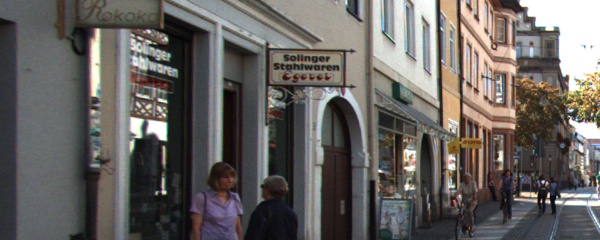
#> input picture hw4/A.png, 600 x 240 px
$ python SIFT.py
#> lines starting #> are read from the running program, lines starting #| are printed output that depends on the picture
# -*- coding: utf-8 -*-
"""
Created on Thu May 26 17:27:52 2022
Microsoft Windows10 家庭中文版
版本20H2(操作系统内部版本19042.1586)
处理器 lntel(R) Core(TM) i5-8300H CPU @ 2.30GHz2.30 GHz
机带RAM 8.00 GB (7.80 GB可用)
GPU0 lntel(R) UHD Graphics 630
GPU1 NVIDIA GeForce GTX 1050 Ti
应用环境：python3.6+opencv3.4.1
调用cv2.xfeatures2d.SIFT进行特征点检测、特征匹配
使用RANSAC方法滤去离群点，生成新的特征点对列表，再进行特征匹配与原始效果对比
借助cv2.findHomography计算由图B到图A的单应性矩阵求解
最终，借助cv2.warpPerspective函数实现将图B变换至图A坐标系下
并根据图片特征，以进行线性加权的方式进行融合，消除明显拼接边，裁剪掉黑色无用部分，得到理想效果
@author: 10554
"""

import cv2
import numpy as np
import random
import math


def compute_fundamental(x1, x2):
    #判定x1,x2是否大小匹配
    n = x1.shape[1]
    if x2.shape[1] != n:
        raise ValueError("Number of points don't match.")
    # 建立方程矩阵
    A = np.zeros((n, 9))
    for i in range(n):
        A[i] = [x1[0, i] * x2[0, i], x1[0, i] * x2[1, i], x1[0, i] * x2[2, i],
                x1[1, i] * x2[0, i], x1[1, i] * x2[1, i], x1[1, i] * x2[2, i],
                x1[2, i] * x2[0, i], x1[2, i] * x2[1, i], x1[2, i] * x2[2, i]]
    # 计算线性最小二乘解
    U, S, V = np.linalg.svd(A)
    F = V[-1].reshape(3, 3)
    #将最后一个奇异值置零，使秩为2
    U, S, V = np.linalg.svd(F)
    S[2] = 0
    F = np.dot(U, np.dot(np.diag(S), V))

    return F / F[2, 2]


def compute_fundamental_normalized(x1, x2):
    """从对应点计算基本矩阵
   （x1，x2 3*n阵列）使用归一化8点算法。"""

    n = x1.shape[1]
    if x2.shape[1] != n:
        raise ValueError("Number of points don't match.")
    # 规格化图像坐标
    x1 = x1 / x1[2]
    mean_1 = np.mean(x1[:2], axis=1)
    S1 = np.sqrt(2) / np.std(x1[:2])#计算点到直线的距离与点组到直线的标准差的比值
    T1 = np.array([[S1, 0, -S1 * mean_1[0]], [0, S1, -S1 * mean_1[1]], [0, 0, 1]])
    x1 = np.dot(T1, x1)#计算矩阵乘积
    x2 = x2 / x2[2]
    mean_2 = np.mean(x2[:2], axis=1)
    S2 = np.sqrt(2) / np.std(x2[:2])#计算点到直线的距离与点组到直线的标准差的比值
    T2 = np.array([[S2, 0, -S2 * mean_2[0]], [0, S2, -S2 * mean_2[1]], [0, 0, 1]])
    x2 = np.dot(T2, x2)#计算矩阵乘积
    # 用归一化坐标计算F
    F = compute_fundamental(x1, x2)
    #反向规范化
    F = np.dot(T1.T, np.dot(F, T2))
    return F / F[2, 2]


def randSeed(good, num=8):
    '''
    参数 good为初始的匹配点对
    参数 num为选择随机选取的点对数量
    函数返回 8个点对的列表
    '''
    eight_point = random.sample(good, num)
    #在点对good中选取随机的8点
    return eight_point
def PointCoordinates(eight_points, keypoints1, keypoints2):
    '''
    参数eight_points为随机八点
    参数 keypoints1为图A的对应点坐标
    参数 keypoints2为图A的对应点坐标
    函数返回8个点
    '''
    x1 = []
    x2 = []
    tuple_dim = (1.,)
    for i in eight_points:
        tuple_x1 = keypoints1[i[0].queryIdx].pt + tuple_dim#queryIdx特征点序列是图片A中的
        tuple_x2 = keypoints2[i[0].trainIdx].pt + tuple_dim#trainIdx特征点序列是图片B中的
        x1.append(tuple_x1)
        x2.append(tuple_x2)                               #将处理后的特征点加入新列表

    return np.array(x1, dtype=float), np.array(x2, dtype=float)


def ransac(good, keypoints1, keypoints2, confidence, iter_num):
    Max_num = 0
    #初始化匹配点数量
    good_F = np.zeros([3, 3])
    #初始化矩阵
    inlier_points = []
    #初始化点对矩阵
    for i in range(iter_num):

        eight_points = randSeed(good)#取随机八点
        x1, x2 = PointCoordinates(eight_points, keypoints1, keypoints2)#得到对应的点坐标
        F = compute_fundamental_normalized(x1.T, x2.T)#将点转置后进行归一化处理
        num, ransac_good = inlier(F, good, keypoints1, keypoints2, confidence)

        if num > Max_num:                          #若最终筛选后点云数量大于设定的最大值，则以筛选后的数量为准
            Max_num = num                          #将处理后的数据、列表整合为输出结果
            good_F = F
            inlier_points = ransac_good

    #print(Max_num, good_F)

    return Max_num, good_F, inlier_points


def computeReprojError(x1, x2, F):
    """
    计算投影误差
    """
    ww = 1.0 / (F[2, 0] * x1[0] + F[2, 1] * x1[1] + F[2, 2])
    dx = (F[0, 0] * x1[0] + F[0, 1] * x1[1] + F[0, 2]) * ww - x2[0]
    dy = (F[1, 0] * x1[0] + F[1, 1] * x1[1] + F[1, 2]) * ww - x2[1]

    return dx * dx + dy * dy


def inlier(F, good, keypoints1, keypoints2, confidence):
    num = 0
    ransac_good = []
    x1, x2 = PointCoordinates(good, keypoints1, keypoints2)
    for i in range(len(x2)):
        line = F.dot(x1[i].T)#求good_F及x1[i]转置矩阵的内积
        # 在对极几何中极线表达式为[A B C],Ax+By+C=0,  方向向量可以表示为[-B,A]
        line_v = np.array([-line[1], line[0]])
        err = h = np.linalg.norm(np.cross(x2[i, :2], line_v) / np.linalg.norm(line_v))
        if abs(err) < confidence:              #若误差在阈值范围内，则将该点对加入集和，并在数量上+1
            ransac_good.append(good[i])
            num += 1
    return num, ransac_good                    #返回点对数量，即经ransac方法处理后的特征点对列表


if __name__ == '__main__':

    #读取原图像
    psd_img_1 = cv2.imread(r'./hw4/A.png', cv2.IMREAD_COLOR)
#> psd_img_1 is the input picture: shape (240, 600, 3); mean B, G, R 96.1, 99.4, 102.7
    psd_img_2 = cv2.imread(r'./hw4/B.png', cv2.IMREAD_COLOR)
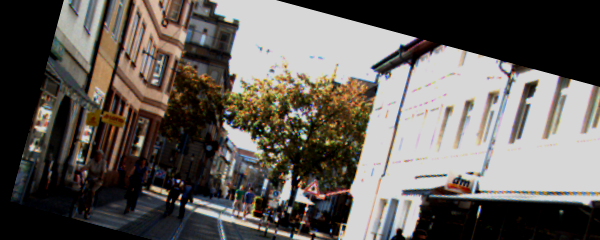
#> input picture hw4/B.png, 600 x 240 px
#> psd_img_2 is the input picture: shape (240, 600, 3); mean B, G, R 88.9, 93.7, 98.6

    # 1) SIFT特征计算
    sift = cv2.xfeatures2d.SIFT_create()
    # 使用SIFT查找关键点和描述符
    kp1, des1 = sift.detectAndCompute(psd_img_1, None)
#> kp1 = 1361 keypoints; strongest (x, y, size): (159, 129, 11.7), (548, 195, 2.3), (164, 192, 3.2), (548, 202, 3.1)
    kp2, des2 = sift.detectAndCompute(psd_img_2, None)
#> kp2 = 1526 keypoints; strongest (x, y, size): (530, 89, 8.7), (276, 219, 2.7), (304, 137, 3.9), (298, 177, 2)
    # 针对SIFT算法进行match参数设计
    match = cv2.BFMatcher()
    matches = match.knnMatch(des1, des2, k=2)
#> matches = 1361 matches

    # 进行比值测试，首先获取与 A距离最近的点 B （最近）和 C （次近），只有当 B/C 小于阀值时（0.75）才被认为是匹配，
    # 由于假设匹配是一一对应的，真正的匹配的理想距离为0.第一个m匹配的是最近邻，第二个n匹配的是次近邻。直觉上，一个正确的匹配会更接近第一个邻居
    good = []
    for m, n in matches:
        if m.distance < 0.75 * n.distance:
            good.append([m])
#> after the loop, good = 385 matches
    #good列表中即为两幅图像中的特征点点对
    #使用RANSAC滤除离群点
    Max_num, good_F, inlier_points = ransac(good, kp1, kp2, confidence=30, iter_num=500)
#> the loop in ransac, `for i in range(iter_num): ` made 500 passes
#> (mean_1 in compute_fundamental_normalized, S1 in compute_fundamental_normalized, T1 in compute_fundamental_normalized, mean_2 in compute_fundamental_normalized, S2 in compute_fundamental_normalized, T2 in compute_fundamental_normalized, num, ransac_good) on passes 1, 2, 10: ([497.5, 111.2], 0.00707, [[0.00707, 0, -3.52], [0, 0.00707, -0.786], [0, 0, 1]], [149.5, 99.33], 0.0244, [[0.0244, 0, -3.65], [0, 0.0244, -2.42], [0, 0, 1]], 4, 4 matches), ([493.9, 153.3], 0.00805, [[0.00805, 0, -3.98], [0, 0.00805, -1.23], [0, 0, 1]], [134.1, 136.6], 0.0302, [[0.0302, 0, -4.05], [0, 0.0302, -4.12], [0, 0, 1]], 42, 42 matches), ([504.7, 132.7], 0.00735, [[0.00735, 0, -3.71], [0, 0.00735, -0.975], [0, 0, 1]], [151.4, 117.6], 0.0249, [[0.0249, 0, -3.76], [0, 0.0249, -2.93], [0, 0, 1]], 121, 121 matches)
#> (mean_1 in compute_fundamental_normalized, S1 in compute_fundamental_normalized, T1 in compute_fundamental_normalized, mean_2 in compute_fundamental_normalized, S2 in compute_fundamental_normalized, T2 in compute_fundamental_normalized, num) on passes 3, 5, 8, 11: ([513.1, 122.1], 0.00704, [[0.00704, 0, -3.61], [0, 0.00704, -0.86], [0, 0, 1]], [163.5, 109], 0.0245, [[0.0245, 0, -4.01], [0, 0.0245, -2.67], [0, 0, 1]], 0), ([525.6, 138.4], 0.00713, [[0.00713, 0, -3.75], [0, 0.00713, -0.986], [0, 0, 1]], [172, 129.6], 0.027, [[0.027, 0, -4.64], [0, 0.027, -3.5], [0, 0, 1]], 0), ([505.6, 126.2], 0.00721, [[0.00721, 0, -3.65], [0, 0.00721, -0.91], [0, 0, 1]], [154.2, 111.2], 0.0241, [[0.0241, 0, -3.71], [0, 0.0241, -2.68], [0, 0, 1]], 0), ([514.2, 141.2], 0.00736, [[0.00736, 0, -3.78], [0, 0.00736, -1.04], [0, 0, 1]], [159.1, 129.6], 0.0264, [[0.0264, 0, -4.19], [0, 0.0264, -3.42], [0, 0, 1]], 0)
    #进行特征点匹配，用绿色线条画出两张图对应的匹配点，img3为原始效果,img4为利用ransac优化后效果
    img3 = cv2.drawMatchesKnn(psd_img_1, kp1, psd_img_2, kp2, good, None,[0,255,0], flags=2)
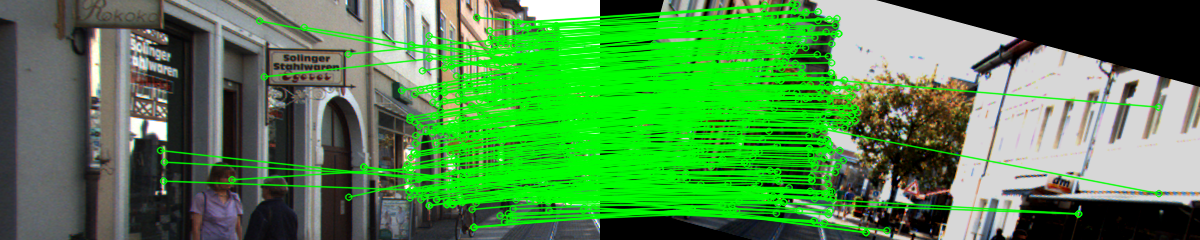
#> img3: shape (240, 1200, 3); mean B, G, R 74.7, 138.5, 78.9
    img4 = cv2.drawMatchesKnn(psd_img_1, kp1, psd_img_2, kp2, inlier_points, None,[0,255,0], flags=2)
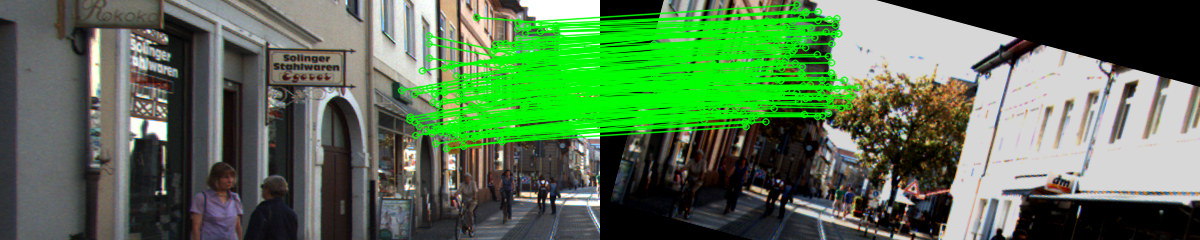
#> img4: shape (240, 1200, 3); mean B, G, R 82, 115.9, 87.1
    ## 获取关键点的坐标
    tp1 = np.float32([kp1[m[0].queryIdx].pt
                            for m in good]).reshape(-1, 1, 2)
    tp2 = np.float32([kp2[m[0].trainIdx].pt
                            for m in good]).reshape(-1, 1, 2)
    #根据对应点计算单应性矩阵（图B到图A）,返回值中M为变换矩阵。mask是掩模,参数cv2.RANSAC是使用RANSAC算法寻找一个最佳单应性矩阵H，即返回值M
    M, mask = cv2.findHomography(tp2, tp1, cv2.RANSAC, 5.0)
    data1 = [[round(j,3) for j in M[i]] for i in range(len(M))]
    print(data1)
#| [[0.88, 0.24, 343.821], [-0.235, 0.879, 64.89], [0.0, 0.0, 1.0]]
    #提取目标图片和要转换图片的大小信息，为下一步合并准备（长度宽度要匹配）
    h, w = psd_img_2.shape[0], psd_img_1.shape[1]
    #根据计算的单应矩阵把图B变换到图A的坐标系下
    wrap = cv2.warpPerspective(psd_img_2, M, (math.floor(2.5 * w), h))
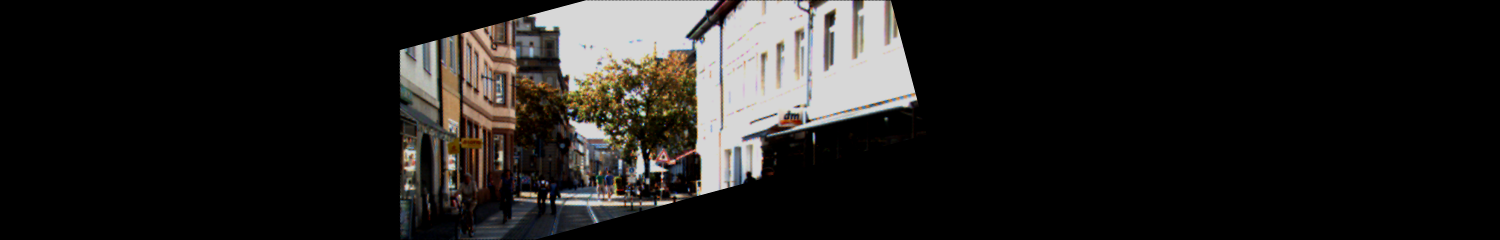
#> wrap: shape (240, 1500, 3); mean B, G, R 29.3, 30.9, 32.5
    #与图A以线性加权的方式进行融合
    for h_i in range(h):
        cur_l = -1
        cur_r = -1
        for w_i in range(w):
            #在重叠区范围线性加权融合图像
            if sum(wrap[h_i][w_i]) / 3 > 0.001 and sum(psd_img_1[h_i][w_i]) / 3 > 0.001:
                if cur_l < 0 and cur_r < 0:
                    cur_l = w_i
                elif cur_l > 0:
                    cur_r = w_i
            if sum(wrap[h_i][w_i]) / 3 > 0.001 and sum(psd_img_1[h_i][w_i]) / 3 < 0.001:
                if cur_l > 0 and cur_r > 0:
                    break
        ler2l = cur_r - cur_l
        for w_i in range(w):
            if w_i < cur_l:
                wrap[h_i][w_i] = psd_img_1[h_i][w_i]#小于这一边界，则将图片复制到指定区域
            elif w_i >= cur_l and w_i < cur_r:
                f_l = (w_i - cur_l) / ler2l         #若在重叠区域内，则根据像素的差值线性加权
                f_r = (cur_r - w_i) / ler2l         #从而消除明显的边界线，平滑过度
                wrap[h_i][w_i] = wrap[h_i][w_i] * f_l + psd_img_1[h_i][w_i] * f_r
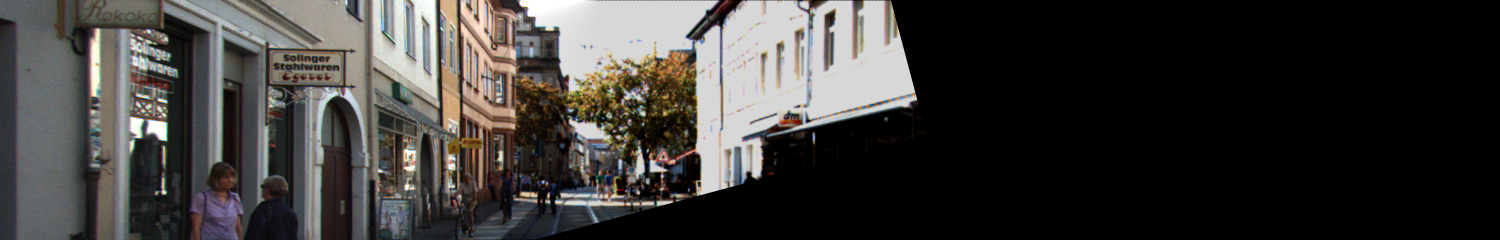
#> wrap: shape (240, 1500, 3); mean B, G, R 56.9, 58.9, 60.9

    #去除黑色无用部分：检验像素为0的黑色部分，将图片裁剪至合适大小
    rows, cols = np.where(wrap[:,:,0] !=0)         #选出图片中非0区域
    min_row, max_row = min(rows), max(rows) +1     #确定行的范围(高度h)
    min_col, max_col = min(cols), max(cols) +1     #确定列的范围(宽度w)
    wrap = wrap[min_row:max_row,min_col:max_col,:] #降黑色部分裁剪掉
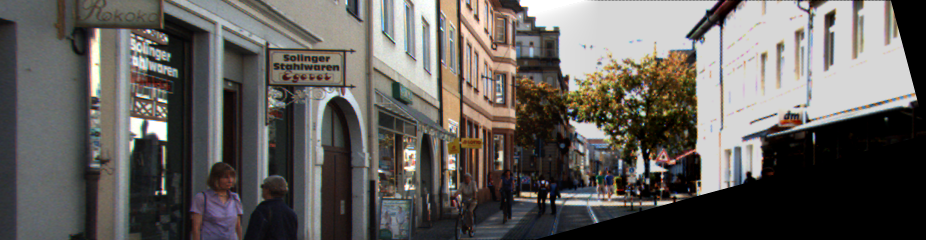
#> wrap: shape (240, 926, 3); mean B, G, R 92.1, 95.5, 98.6

    #存储各步骤图片
    cv2.imshow("image1", img3)
    cv2.imwrite(r'./output/SIFT_match.png',img3)
    cv2.imshow("image2", img4)
    cv2.imwrite(r'./output/SIFT_ransac.png',img4)
    cv2.imshow('result', wrap)
    cv2.imwrite(r'./output/SIFT_stitch.png',wrap)
    cv2.waitKey(0)           # 等待按键按下
    cv2.destroyAllWindows()  # 清除所有窗口
